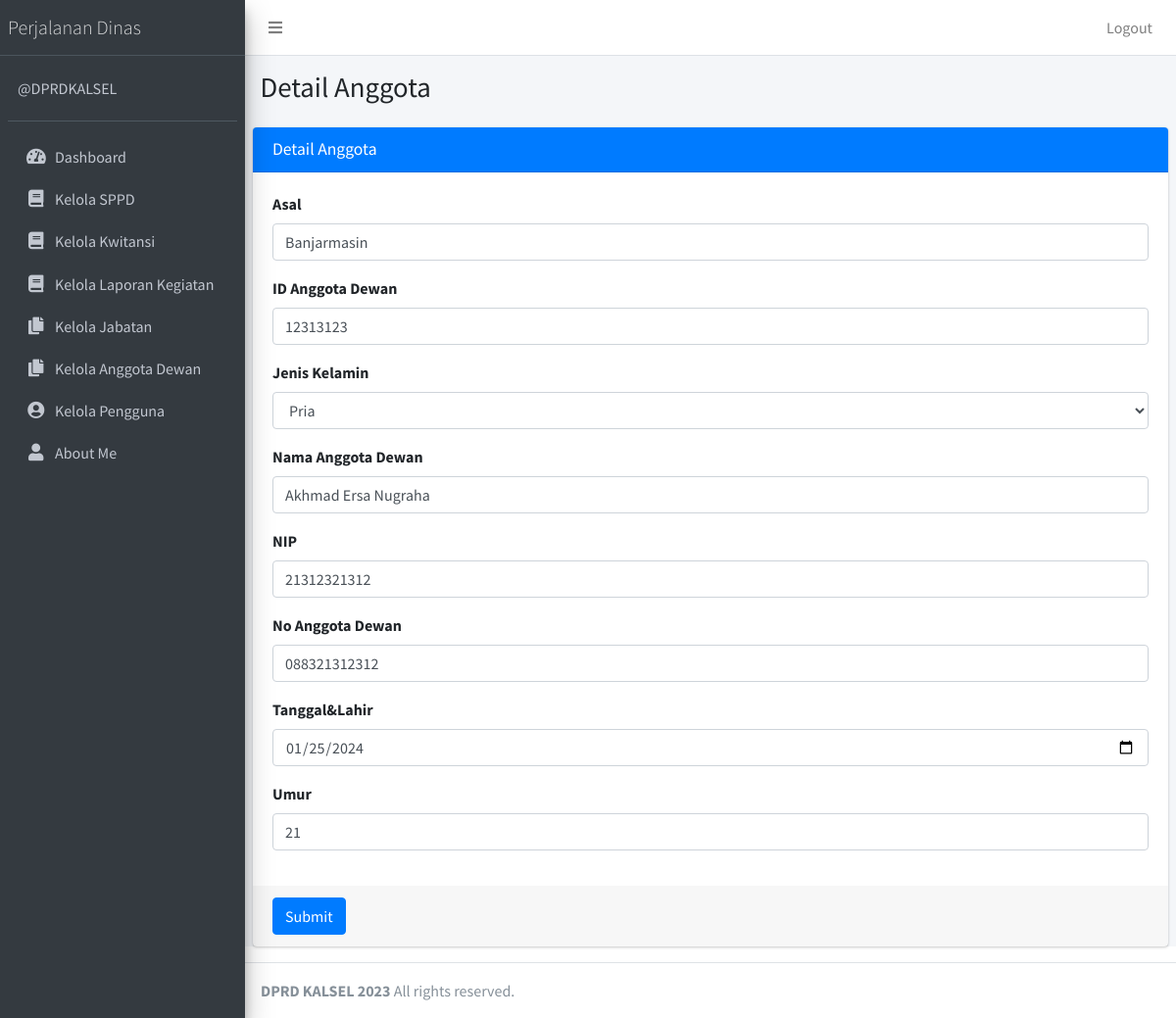
Screenshot of /public/anggota/edit/1 (signed in) with the database file from the repository.
### tables this page shows
CREATE TABLE `tb_anggota_dewan` (
  `id` int NOT NULL,
  `asal` varchar(50) NOT NULL,
  `id_anggota_dewan` varchar(50) NOT NULL,
  `jenis_kelamin_id` varchar(30) NOT NULL,
  `nama_anggota_dewan` varchar(50) NOT NULL,
  `nip` varchar(50) NOT NULL,
  `no_anggota_dewan` varchar(50) NOT NULL,
  `ttl` date NOT NULL,
  `umur` varchar(50) NOT NULL
);

### app/core/Controller.php (called while the page is built, shortened)
<?php
class Controller
{
    public function view($view, $data = [])
    {
        require_once '../app/views/' . $view . '.php';
    }
    public function model($model)
    {
        return new $model;
    }
}

### app/controllers/Anggota.php (called while the page is built, shortened)
<?php
class Anggota extends Controller
{
    public function edit($id)
    {
        $data['title'] = 'Detail Anggota';
        $data['tb_anggota_dewan'] = $this->model('AnggotaDewanModel')->getAnggotaById($id);
        $this->view('anggota/edit', $data);
    }
}

### app/core/App.php (called while the page is built, shortened)
<?php
class App
{
    protected $method = 'index';
    protected $params = [];
    public function __construct()
    {
        $url = $this->parseURL();
        if (is_array($url) && isset($url[0]) && file_exists('../app/controllers/' . $url[0] . '.php')) {
            unset($url[0]);
        }
        $this->controller = new $this->controller;
        if (isset($url[1])) {
            if (method_exists($this->controller, $url[1])) {
                $this->method = $url[1];
                unset($url[1]);
            }
        }
        if (!empty($url)) {
            $this->params = array_values($url);
        }
        call_user_func_array([$this->controller, $this->method], $this->params);
    }
    public function parseURL()
    {
        if (isset($_GET['url'])) {
            $url = rtrim($_GET['url'], '/');
            $url = filter_var($url, FILTER_SANITIZE_URL);
            $url = explode('/', $url);
            return $url;
        }
    }
}

### public/index.php (called while the page is built, shortened)
<?php
$app = new App;

### app/core/Database.php (called while the page is built, shortened)
<?php
class Database
{
    private $host = DB_HOST;
    private $user = DB_USER;
    private $pass = DB_PASS;
    private $dbnm = DB_NAME;
    private $dbh;
    private $stmt;
    public function __construct()
    {
        $dsn = 'mysql:host=' . $this->host . ';dbname=' . $this->dbnm;
        $option = [
            PDO::ATTR_PERSISTENT => true,
            PDO::ATTR_ERRMODE => PDO::ERRMODE_EXCEPTION
        ];
        try {
            $this->dbh = new PDO($dsn, $this->user, $this->pass, $option);
        } catch (PDOException $e) {
            die($e->getMessage());
        }
    }
    public function query($query)
    {
        $this->stmt = $this->dbh->prepare($query);
    }
    public function bind($param, $value, $type = null)
    {
        if (is_null($type)) {
            switch (true) {
                default:
                    $type = PDO::PARAM_STR;
            }
        }
        $this->stmt->bindValue($param, $value, $type);
    }
    public function execute()
    {
        $this->stmt->execute();
    }
    public function single()
    {
        $this->execute();
        return $this->stmt->fetch(PDO::FETCH_ASSOC);
    }
}

### app/models/AnggotaDewanModel.php (called while the page is built, shortened)
<?php
class AnggotaDewanModel
{
    private $table = 'tb_anggota_dewan';
    private $db;
    public function __construct()
    {
        $this->db = new Database;
    }
    public function getAnggotaById($id)
    {
        $this->db->query('SELECT * FROM ' . $this->table . ' WHERE id=:id');
        $this->db->bind('id', $id);
        return $this->db->single();
    }
}

### app/views/anggota/edit.php (the view, shortened to what this page needs)
<div class="content-wrapper">
    <section class="content-header">
        <div class="container-fluid">
            <div class="row mb-2">
                <div class="col-sm-6">
                    <h1><?= $data['title']; ?></h1>
                </div>
            </div>
        </div>
    </section>
    <section class="content">
        <div class="card card-primary">
            <div class="card-header">
                <h3 class="card-title"><?= $data['title']; ?></h3>
            </div>
            <form role="form" action="<?= base_url; ?>/anggota/updateAnggota" method="POST" enctype="multipart/form-data">
                <div class="card-body">
                    <div class="form-group">
                        <label>Asal</label>
                        <input type="text" class="form-control" placeholder="masukkan judul buku..." name="asal" value="<?= $data['tb_anggota_dewan']['asal']; ?>">
                    </div>
                    <div class="form-group">
                        <label>ID Anggota Dewan</label>
                        <input type="text" class="form-control" placeholder="masukkan penerbit buku..." name="id_anggota_dewan" value="<?= $data['tb_anggota_dewan']['id_anggota_dewan']; ?>">
                    </div>
                    <div class="form-group">
                        <label>Jenis Kelamin</label>
                        <select class="form-control" name="jenis_kelamin_id">
                            <option value="Pria" <?= ($data['tb_anggota_dewan']['jenis_kelamin_id'] == 'Pria') ? 'selected' : ''; ?>>Pria</option>
                        </select>
                    </div>
                    <div class="form-group">
                        <label>Nama Anggota Dewan</label>
                        <input type="text" class="form-control" placeholder="masukkan tahun buku..." name="nama_anggota_dewan" value="<?= $data['tb_anggota_dewan']['nama_anggota_dewan']; ?>">
                    </div>
                    <div class="form-group">
                        <label>NIP</label>
                        <input type="text" class="form-control" placeholder="masukkan harga buku..." name="nip" value="<?= $data['tb_anggota_dewan']['nip']; ?>">
                    </div>
                    <div class="form-group">
                        <label>No Anggota Dewan</label>
                        <input type="text" class="form-control" placeholder="masukkan harga buku..." name="no_anggota_dewan" value="<?= $data['tb_anggota_dewan']['no_anggota_dewan']; ?>">
                    </div>
                    <div class="form-group">
                        <label>Tanggal&Lahir</label>
                        <input type="date" class="form-control" placeholder="masukkan harga buku..." name="ttl" value="<?= $data['tb_anggota_dewan']['ttl']; ?>">
                    </div>
                    <div class="form-group">
                        <label>Umur</label>
                        <input type="text" class="form-control" placeholder="masukkan harga buku..." name="umur" value="<?= $data['tb_anggota_dewan']['umur']; ?>">
                    </div>
                </div>
                <div class="card-footer">
                    <button type="submit" class="btn btn-primary">Submit</button>
                </div>
            </form>
        </div>
    </section>
</div>

### rows the page displays
tb_anggota_dewan: asal "Banjarmasin", id_anggota_dewan "12313123", jenis_kelamin_id "Pria", nama_anggota_dewan "Akhmad Ersa Nugraha", nip "21312321312", no_anggota_dewan "088321312312", ttl "01/25/2024", umur "21"

### other values shown
$data['title'] "Detail Anggota"
